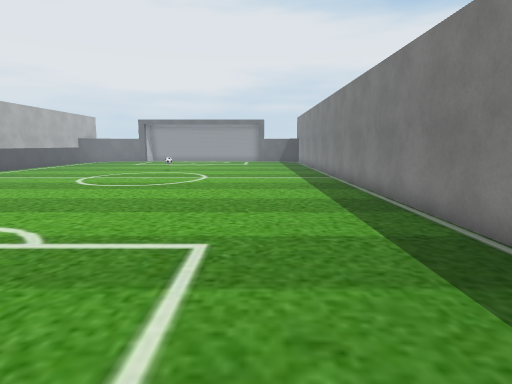
view 1 (above)

16 first-person views from a walk through a scene from a Unity 3-D project. The camera is 1.5 m above the floor, tilts 8° down and sees 75° across. The floor is counted in squares, 1 m on a side. Each view is taken from the middle of a square. On the plan, view 1 faces up. The plan holds only what a view shows up to about 15 squares ahead; the rest is blank. Flat ground stands in for the terrain. Some animated figures are left out. Some surface patterns are stand-ins.

view 2
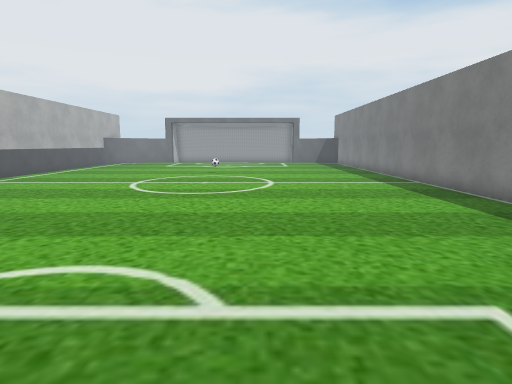

view 3
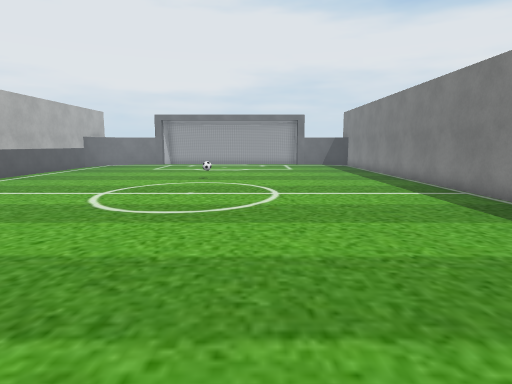

view 4
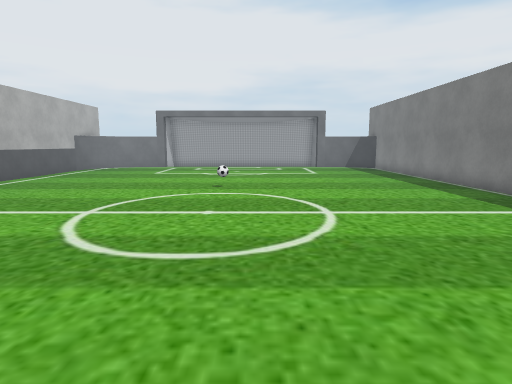

view 5
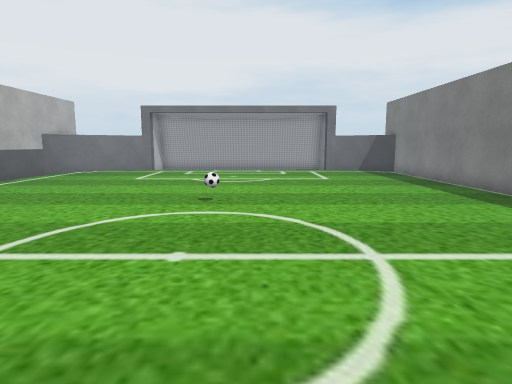

view 6
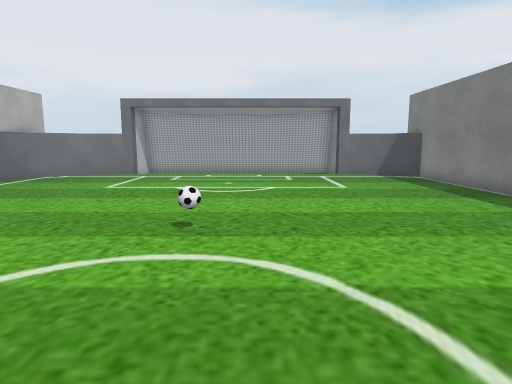

view 7
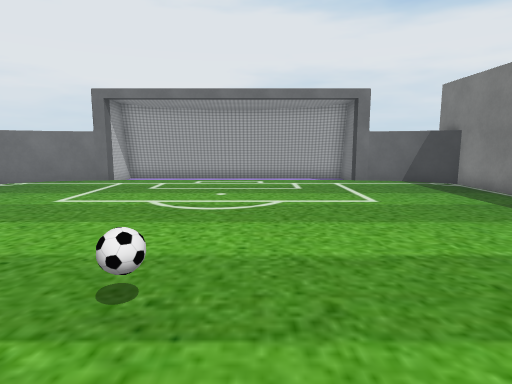

view 8
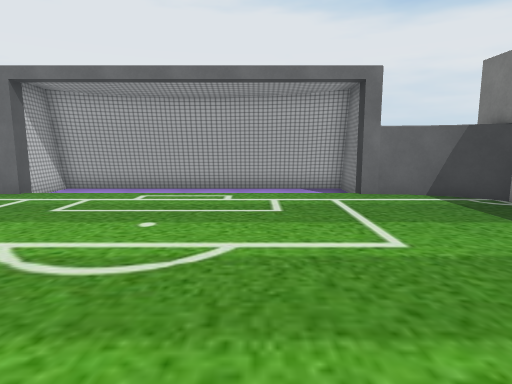

view 9
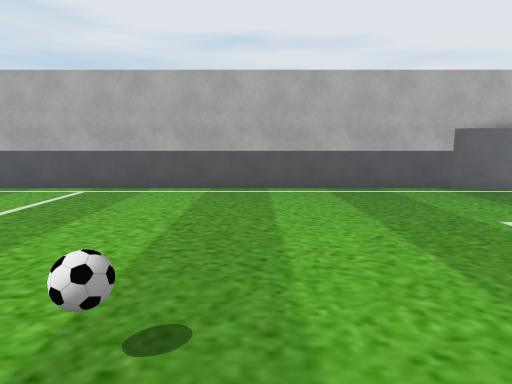

view 10
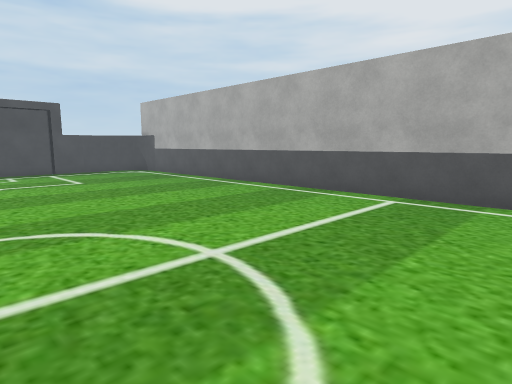

view 11
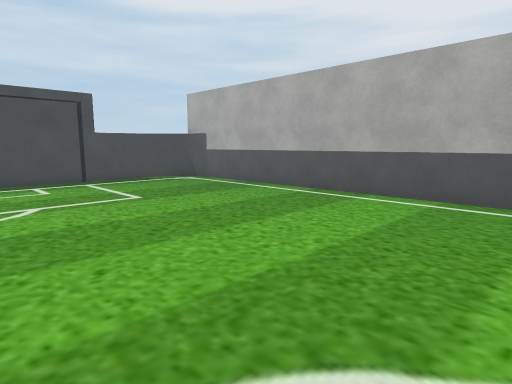

view 12
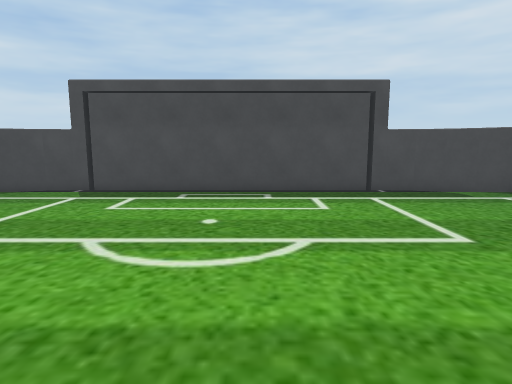

view 13
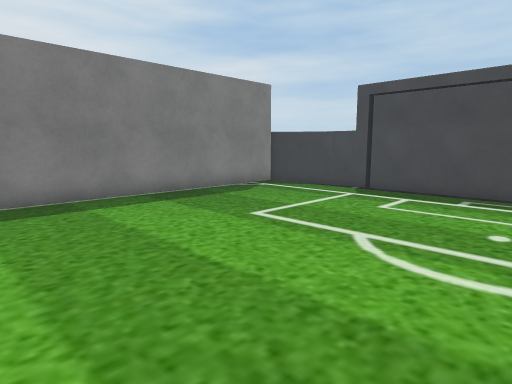

view 14
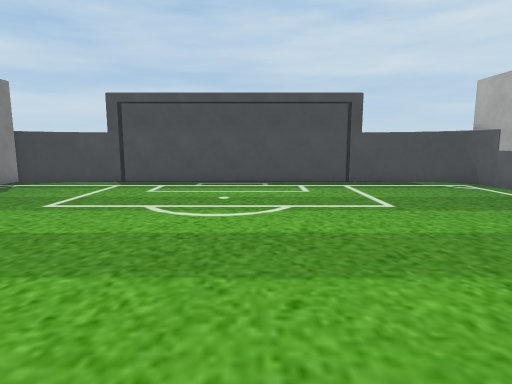

view 15
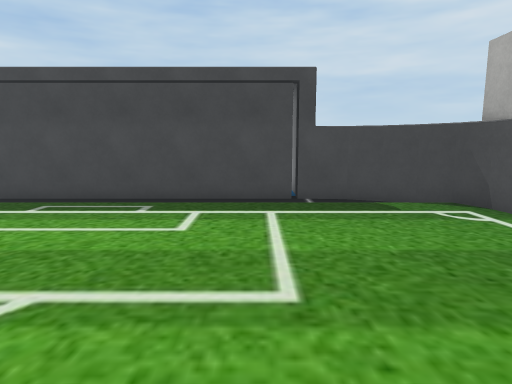

view 16
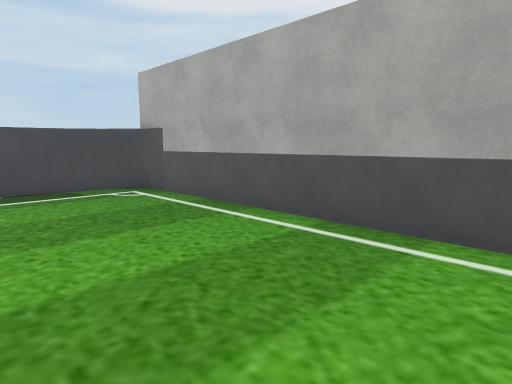

### Floor plan
Points are (right, up) in squares from view 1. A wall is a line through its corners. A room is listed if a view was taken in it or the views show most of it. See-through windows are left out.
Room 1 (views 1, 2, 3, 4, 5, 6, 7, 8, 9, 10, 11, 12, 13, 14, 15, 16)
walls: (-14.7, 27.9) (-14.7, 0.9); (-14.5, 28.8) (-14.7, 27.8); (-14.7, 1) (-14.5, 0); (-10.7, 31.2) (-11.8, 31.1) (-12.8, 30.7); (-14.1, 29.6) (-14.6, 28.7); (0.9, 31.2) (0.3, 31.2) (0.3, 33.5) (-9.6, 33.4); (3.6, 30.2) (2.6, 30.8); (1.8, 31.1) (0.7, 31.2); (2.8, 30.7) (1.7, 31.1); (-12.7, 30.8) (-13.5, 30.2) (-14.2, 29.5); (-14.6, 0.2) (-14.2, -0.7) (-13.5, -1.4); (3.8, -0.8) (3.8, 29.9) (3.5, 30.2); (-10.3, -2.4) (-10.3, -3); (0.7, -2.4) (1.8, -2.3); (-10.9, -2.4) (0.8, -2.4); (3.4, -1.5) (4, -0.8); (1.6, -2.3) (2.7, -1.9) (3.5, -1.4); (-13.6, -1.4) (-12.7, -2); (-12.8, -1.9) (-11.8, -2.3); (-11.9, -2.3) (-10.8, -2.4); (0.3, 33.6) (-10.3, 33.6) (-10.3, 31.2) (-10.9, 31.2)
objects: ball (-5, 20)

Where each view was taken, in squares from view 1:
view 1: 0 up, 0 right, facing up
view 2: 2 up, 3 left, facing up
view 3: 5 up, 3 left, facing up
view 4: 8 up, 4 left, facing up
view 5: 11 up, 4 left, facing up
view 6: 14 up, 4 left, facing up
view 7: 17 up, 4 left, facing up
view 8: 21 up, 3 left, facing up
view 9: 21 up, 3 left, facing left
view 10: 19 up, 5 left, facing down-left
view 11: 14 up, 5 left, facing down-left
view 12: 10 up, 6 left, facing down
view 13: 10 up, 6 left, facing down-right
view 14: 13 up, 6 left, facing down
view 15: 8 up, 9 left, facing down
view 16: 11 up, 9 left, facing down-left
